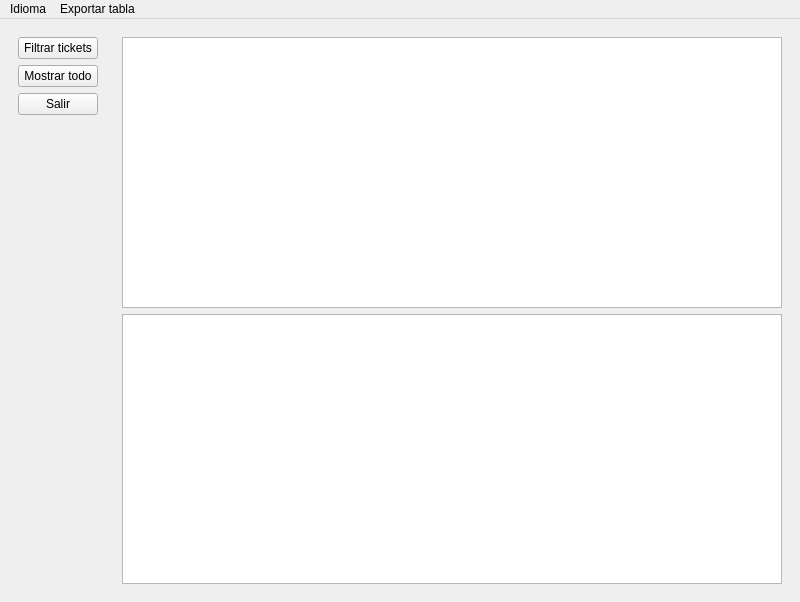
<?xml version="1.0" encoding="UTF-8"?>
<ui version="4.0">
 <class>fMain</class>
 <widget class="QMainWindow" name="fMain">
  <property name="geometry">
   <rect>
    <x>0</x>
    <y>0</y>
    <width>800</width>
    <height>602</height>
   </rect>
  </property>
  <property name="windowTitle">
   <string>Gestión de incidencias</string>
  </property>
  <widget class="QWidget" name="centralwidget">
   <layout class="QHBoxLayout" name="horizontalLayout" stretch="0,1">
    <item>
     <widget class="QWidget" name="widgetButtons" native="true">
      <layout class="QVBoxLayout" name="verticalLayout_2">
       <item>
        <widget class="QPushButton" name="btSearch">
         <property name="text">
          <string>Filtrar tickets</string>
         </property>
        </widget>
       </item>
       <item>
        <widget class="QPushButton" name="btShowAll">
         <property name="text">
          <string>Mostrar todo</string>
         </property>
        </widget>
       </item>
       <item>
        <widget class="QPushButton" name="btSignOut">
         <property name="text">
          <string>Salir</string>
         </property>
        </widget>
       </item>
       <item>
        <spacer name="verticalSpacer">
         <property name="orientation">
          <enum>Qt::Vertical</enum>
         </property>
         <property name="sizeHint" stdset="0">
          <size>
           <width>20</width>
           <height>40</height>
          </size>
         </property>
        </spacer>
       </item>
      </layout>
     </widget>
    </item>
    <item>
     <widget class="QWidget" name="widgetTicket" native="true">
      <layout class="QVBoxLayout" name="verticalLayout">
       <item>
        <widget class="QWidget" name="widgetTable" native="true">
         <layout class="QGridLayout" name="gridLayout_2">
          <property name="margin">
           <number>0</number>
          </property>
          <item row="0" column="0">
           <widget class="QTableView" name="tableTicket">
            <property name="sortingEnabled">
             <bool>true</bool>
            </property>
           </widget>
          </item>
         </layout>
        </widget>
       </item>
       <item>
        <widget class="QWidget" name="widgetInfo" native="true">
         <layout class="QGridLayout" name="gridLayout">
          <property name="margin">
           <number>0</number>
          </property>
          <item row="0" column="0">
           <widget class="QTextBrowser" name="tfTicketInfo"/>
          </item>
         </layout>
        </widget>
       </item>
      </layout>
     </widget>
    </item>
   </layout>
  </widget>
  <widget class="QMenuBar" name="menubar">
   <property name="geometry">
    <rect>
     <x>0</x>
     <y>0</y>
     <width>800</width>
     <height>22</height>
    </rect>
   </property>
   <widget class="QMenu" name="menuLanguage">
    <property name="title">
     <string>Idioma</string>
    </property>
    <addaction name="actionESP"/>
    <addaction name="actionCAT"/>
    <addaction name="actionENG"/>
    <addaction name="actionCHI"/>
   </widget>
   <widget class="QMenu" name="menuExport">
    <property name="title">
     <string>Exportar tabla</string>
    </property>
    <addaction name="actionCVS"/>
    <addaction name="actionPDF"/>
    <addaction name="actionXLS"/>
   </widget>
   <addaction name="menuLanguage"/>
   <addaction name="menuExport"/>
  </widget>
  <action name="actionESP">
   <property name="checkable">
    <bool>true</bool>
   </property>
   <property name="checked">
    <bool>true</bool>
   </property>
   <property name="text">
    <string>Castellano</string>
   </property>
  </action>
  <action name="actionCAT">
   <property name="text">
    <string>Catalán</string>
   </property>
  </action>
  <action name="actionENG">
   <property name="text">
    <string>Inglés</string>
   </property>
  </action>
  <action name="actionCHI">
   <property name="text">
    <string>Chicken</string>
   </property>
  </action>
  <action name="actionCVS">
   <property name="text">
    <string>A CVS</string>
   </property>
  </action>
  <action name="actionPDF">
   <property name="text">
    <string>A PDF</string>
   </property>
  </action>
  <action name="actionXLS">
   <property name="text">
    <string>A XLS</string>
   </property>
  </action>
 </widget>
 <resources/>
 <connections/>
</ui>
